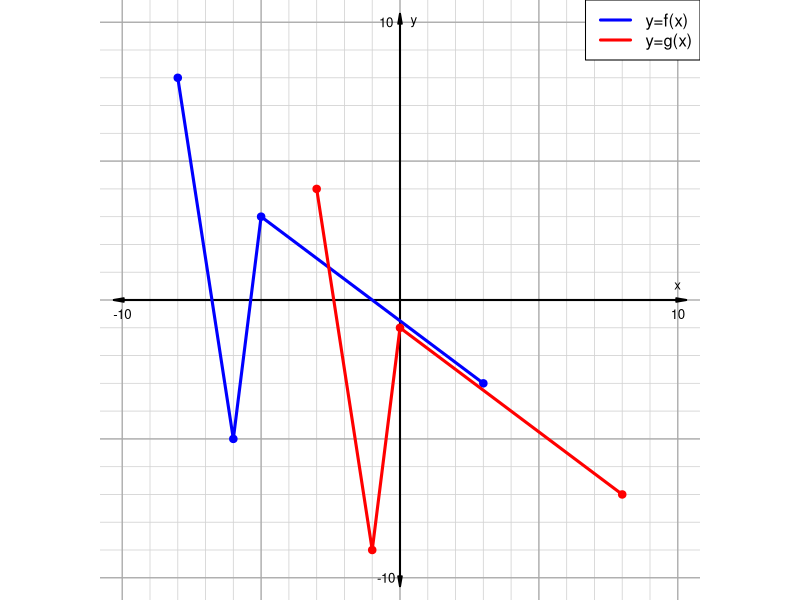
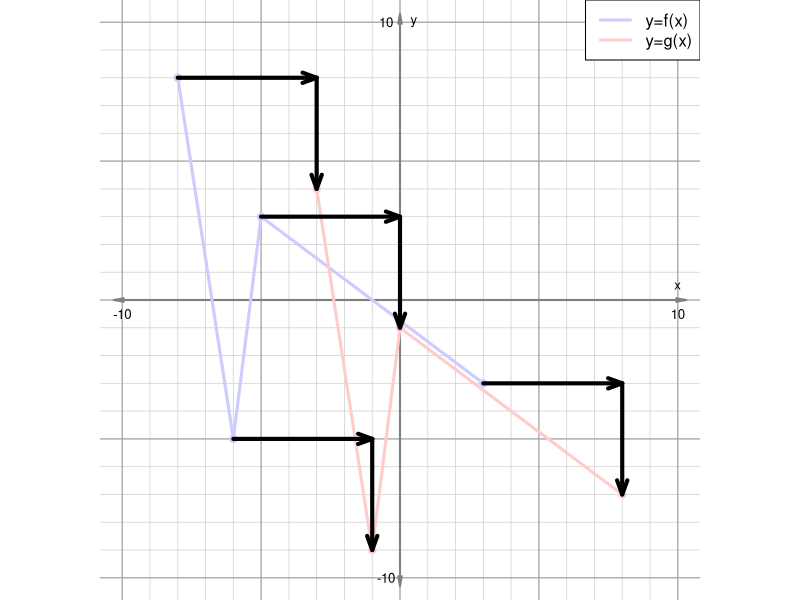

Write R code to recreate these figures, in order.
## ---- chunk 1

while(T){
    x = sort(sample(-9:9,4))
    y = sample(-9:9,4)
    
    hk = sample(2:9,2)*sample(c(-1,1),2,T)
    h = hk[1]
    k = hk[2]
    x2 = x+h
    y2 = y+k
    if(max(abs(c(x2,y2)))<10){break}
}

ach = -10:10
ach = ach[ach!=0]
ast = paste("+",ach)
al = paste0("* +",ach,collapse="\n")
al = gsub("+-","-",al,fixed=T)

sol1 = paste0(1*(ach==-h),collapse="")
sol2 = paste0(1*(ach==k),collapse="")


if(h>0){
    lr = "right"
} else {
    lr = "left"
}

if(k>0){
    ud = "up"
} else {
    ud = "down"
}

ans = paste0("g(x)~=~f(x+",-h,")+",k,collapse="")
ans = gsub("+-","-",ans,fixed=T)

## ---- chunk 2
par(mar=c(0,0,0,0),pty="s")
plot(0,0,"n",xlim=c(-10,10),ylim=c(-10,10),axes=F,ann=F)
for(i in -10:10){
    abline(h=i,col="lightgrey",lwd=0.8)
    abline(v=i,col="lightgrey",lwd=0.8)
}
for(i in seq(-10,10,5)){
    abline(h=i,col="darkgrey",lwd=1.2)
    abline(v=i,col="darkgrey",lwd=1.2)
}
arrows(-10.3,0,10.3,0,0.1,10,3,lwd=2)
arrows(0,-10.3,0,10.3,0.1,10,3,lwd=2)
lines(x,y,col="blue",lwd=3)
points(x,y,col="blue",pch=20,cex=1.5)
lines(x2,y2,col="red",lwd=3)
points(x2,y2,col="red",pch=20,cex=1.5)
text(10,-0.5,10,cex=0.8)
text(-10,-0.5,-10,cex=0.8)
text(-0.5,10,10,cex=0.8)
text(-0.5,-10,-10,cex=0.8)
text(10,0.5,"x",cex=0.8)
text(0.5,10,"y",cex=0.8)

xxx = c(x,x2)
yyy = c(y,y2)

adtl = min((xxx+10)^2+(yyy-10)^2)
adtr = min((xxx-10)^2+(yyy-10)^2)
adbl = min((xxx+10)^2+(yyy+10)^2)
adbr = min((xxx-10)^2+(yyy+10)^2)
ads = c(adtl,adtr,adbl,adbr)
iii = min(which(ads==max(ads)))

if(iii==1){
    legend("topleft",c("y=f(x)","y=g(x)"),col=c("blue","red"),lwd=c(3,3))
} else if(iii==2){
    legend("topright",c("y=f(x)","y=g(x)"),col=c("blue","red"),lwd=c(3,3))
} else if(iii==3){
    legend("bottomleft",c("y=f(x)","y=g(x)"),col=c("blue","red"),lwd=c(3,3))
} else if(iii==4){
    legend("bottomright",c("y=f(x)","y=g(x)"),col=c("blue","red"),lwd=c(3,3))
}

## ---- chunk 3

col1 = rgb(0.8,0.8,1)
col2 = rgb(1,0.8,0.8)

par(mar=c(0,0,0,0),pty="s")
plot(0,0,"n",xlim=c(-10,10),ylim=c(-10,10),axes=F,ann=F)
for(i in -10:10){
    abline(h=i,col="lightgrey",lwd=0.8)
    abline(v=i,col="lightgrey",lwd=0.8)
}
for(i in seq(-10,10,5)){
    abline(h=i,col="darkgrey",lwd=1.2)
    abline(v=i,col="darkgrey",lwd=1.2)
}
arrows(-10.3,0,10.3,0,0.1,10,3,lwd=2,col=rgb(0.5,0.5,0.5))
arrows(0,-10.3,0,10.3,0.1,10,3,lwd=2,col=rgb(0.5,0.5,0.5))
lines(x,y,col=col1,lwd=3)
points(x,y,col=col1,pch=20,cex=1.5)
lines(x2,y2,col=col2,lwd=3)
points(x2,y2,col=col2,pch=20,cex=1.5)
text(10,-0.5,10,cex=0.8)
text(-10,-0.5,-10,cex=0.8)
text(-0.5,10,10,cex=0.8)
text(-0.5,-10,-10,cex=0.8)
text(10,0.5,"x",cex=0.8)
text(0.5,10,"y",cex=0.8)

xxx = c(x,x2)
yyy = c(y,y2)

adtl = min((xxx+10)^2+(yyy-10)^2)
adtr = min((xxx-10)^2+(yyy-10)^2)
adbl = min((xxx+10)^2+(yyy+10)^2)
adbr = min((xxx-10)^2+(yyy+10)^2)
ads = c(adtl,adtr,adbl,adbr)
iii = min(which(ads==max(ads)))

if(iii==1){
    legend("topleft",c("y=f(x)","y=g(x)"),col=c(col1,col2),lwd=c(3,3))
} else if(iii==2){
    legend("topright",c("y=f(x)","y=g(x)"),col=c(col1,col2),lwd=c(3,3))
} else if(iii==3){
    legend("bottomleft",c("y=f(x)","y=g(x)"),col=c(col1,col2),lwd=c(3,3))
} else if(iii==4){
    legend("bottomright",c("y=f(x)","y=g(x)"),col=c(col1,col2),lwd=c(3,3))
}


for(j in 1:4){
    arrows(x[j],y[j],x2[j],y[j],lwd=4,length=0.15,angle=20,2)
    arrows(x2[j],y[j],x2[j],y2[j],lwd=4,length=0.15,angle=20,2)
}
